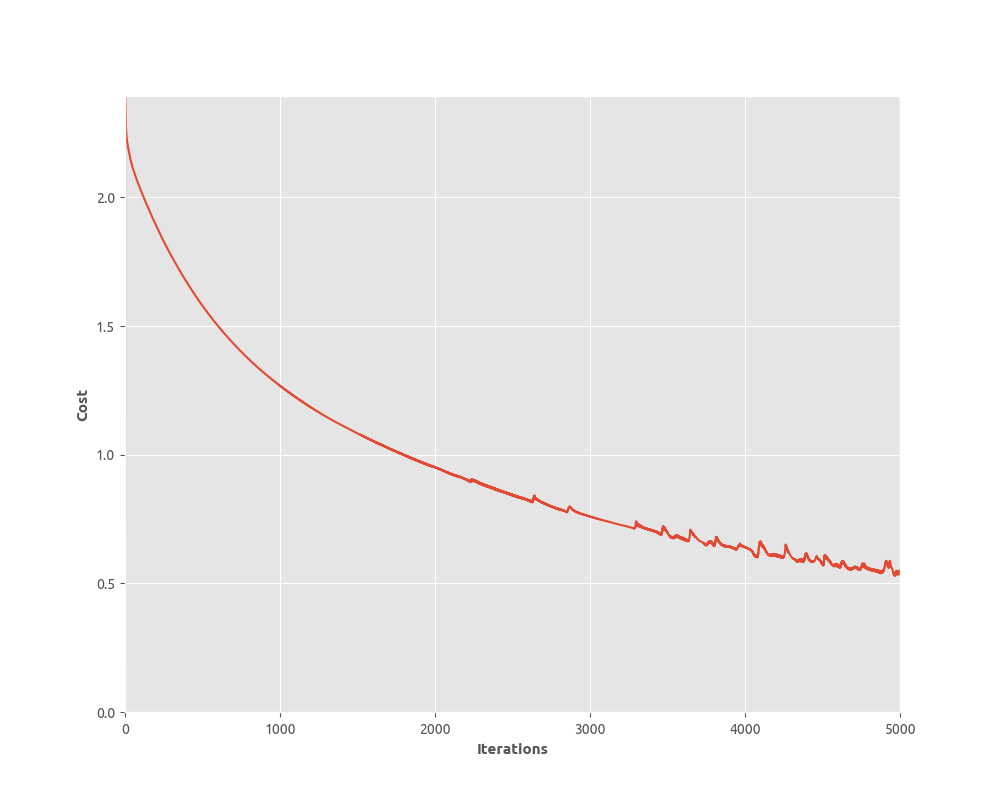

Recreate this plot in Python.
import glob
import os
import librosa
import numpy as np
import matplotlib.pyplot as plt
from matplotlib.pyplot import specgram
import tensorflow as tf
from sklearn.metrics import precision_recall_fscore_support


plt.style.use('ggplot')

plt.rcParams['font.family'] = 'serif'
plt.rcParams['font.serif'] = 'Ubuntu'
plt.rcParams['font.monospace'] = 'Ubuntu Mono'
plt.rcParams['font.size'] = 12
plt.rcParams['axes.labelsize'] = 11
plt.rcParams['axes.labelweight'] = 'bold'
plt.rcParams['axes.titlesize'] = 14
plt.rcParams['xtick.labelsize'] = 10
plt.rcParams['ytick.labelsize'] = 10
plt.rcParams['legend.fontsize'] = 11
plt.rcParams['figure.titlesize'] = 13


def load_sound_files(file_paths):
    raw_sounds = []
    for fp in file_paths:
        X, sr = librosa.load(fp)
        raw_sounds.append(X)
    return raw_sounds


def plot_waves(sound_names, raw_sounds):
    i = 1
    fig = plt.figure(figsize=(25, 60), dpi=900)
    for n, f in zip(sound_names, raw_sounds):
        plt.subplot(10, 1, i)
        librosa.display.waveplot(np.array(f), sr=22050)
        plt.title(n.title())
        i += 1
    plt.suptitle('Figure 1: Waveplot', x=0.5, y=0.915, fontsize=18)
    plt.show()


def plot_specgram(sound_names, raw_sounds):
    i = 1
    fig = plt.figure(figsize=(25, 60), dpi=900)
    for n, f in zip(sound_names, raw_sounds):
        plt.subplot(10, 1, i)
        specgram(np.array(f), Fs=22050)
        plt.title(n.title())
        i += 1
    plt.suptitle('Figure 2: Spectrogram', x=0.5, y=0.915, fontsize=18)
    plt.show()


def plot_log_power_specgram(sound_names, raw_sounds):
    i = 1
    fig = plt.figure(figsize=(25, 60), dpi=900)
    for n,f in zip(sound_names, raw_sounds):
        plt.subplot(10, 1, i)
        D = librosa.logamplitude(np.abs(librosa.stft(f))**2, ref_power=np.max)
        librosa.display.specshow(D, x_axis='time', y_axis='log')
        plt.title(n.title())
        i += 1
    plt.suptitle('Figure 3: Log power spectrogram', x=0.5, y=0.915, fontsize=18)
    plt.show()


def extract_feature(file_name):
    X, sample_rate = librosa.load(file_name)
    stft = np.abs(librosa.stft(X))
    mfccs = np.mean(librosa.feature.mfcc(
        y=X,
        sr=sample_rate,
        n_mfcc=40).T,
        axis=0)
    chroma = np.mean(librosa.feature.chroma_stft(
        S=stft,
        sr=sample_rate).T,
        axis=0)
    mel = np.mean(librosa.feature.melspectrogram(
        X,
        sr=sample_rate).T,
        axis=0)
    contrast = np.mean(librosa.feature.spectral_contrast(
        S=stft,
        sr=sample_rate).T,
        axis=0)
    tonnetz = np.mean(librosa.feature.tonnetz(
        y=librosa.effects.harmonic(X),
        sr=sample_rate).T,
        axis=0)
    return mfccs, chroma, mel, contrast, tonnetz


def parse_audio_files(parent_dir, sub_dirs, file_ext='*.wav'):
    features, labels = np.empty((0, 193)), np.empty(0)
    for label, sub_dir in enumerate(sub_dirs):
        for fn in glob.glob(os.path.join(parent_dir, sub_dir, file_ext)):
            print(fn)
            try:
                mfccs, chroma, mel, contrast, tonnetz = extract_feature(fn)
                ext_features = np.hstack([mfccs, chroma, mel, contrast, tonnetz])
                features = np.vstack([features, ext_features])
                labels = np.append(labels, fn.split('/')[3].split('-')[1])
            except:
                continue
    return np.array(features), np.array(labels, dtype=np.int)


def one_hot_encode(labels):
    n_labels = len(labels)
    n_unique_labels = len(np.unique(labels))
    one_hot_encode = np.zeros((n_labels, n_unique_labels))
    one_hot_encode[np.arange(n_labels), labels] = 1
    return one_hot_encode


# sound_file_paths = ["57320-0-0-7.wav", "24074-1-0-3.wav", "15564-2-0-1.wav",
#                     "31323-3-0-1.wav", "46669-4-0-35.wav", "89948-5-0-0.wav",
#                     "46656-6-0-0.wav", "103074-7-3-2.wav", "106905-8-0-0.wav",
#                     "108041-9-0-4.wav"]
# sound_names = ["air conditioner", "car horn", "children playing", "dog bark",
#                "drilling", "engine idling", "gun shot", "jackhammer", "siren",
#                "street music"]

# raw_sounds = load_sound_files(sound_file_paths)


# plot_waves(sound_names, raw_sounds)
# plot_specgram(sound_names, raw_sounds)
# plot_log_power_specgram(sound_names, raw_sounds)

parent_dir = 'UrbanSound8K/audio/'

sub_dirs = ['fold1', 'fold2', 'fold3',
            'fold4', 'fold5', 'fold6',
            'fold7', 'fold8', 'fold9',
            'fold10']
features, labels = parse_audio_files(parent_dir, sub_dirs)


labels = one_hot_encode(labels)

train_test_split = np.random.rand(len(features)) < 0.70
train_x = features[train_test_split]
train_y = labels[train_test_split]
test_x = features[~train_test_split]
test_y = labels[~train_test_split]

training_epochs = 5000
n_dim = features.shape[1]
n_classes = 10
n_hidden_units_one = 280
n_hidden_units_two = 300
sd = 1 / np.sqrt(n_dim)
learning_rate = 0.01


X = tf.placeholder(tf.float32, [None, n_dim])
Y = tf.placeholder(tf.float32, [None, n_classes])

W_1 = tf.Variable(tf.random_normal([n_dim, n_hidden_units_one], mean=0, stddev=sd))
b_1 = tf.Variable(tf.random_normal([n_hidden_units_one], mean=0, stddev=sd))
h_1 = tf.nn.tanh(tf.matmul(X,W_1) + b_1)


W_2 = tf.Variable(tf.random_normal([n_hidden_units_one,n_hidden_units_two], mean = 0, stddev=sd))
b_2 = tf.Variable(tf.random_normal([n_hidden_units_two], mean = 0, stddev=sd))
h_2 = tf.nn.sigmoid(tf.matmul(h_1,W_2) + b_2)


W = tf.Variable(tf.random_normal([n_hidden_units_two,n_classes], mean = 0, stddev=sd))
b = tf.Variable(tf.random_normal([n_classes], mean = 0, stddev=sd))
y_ = tf.nn.softmax(tf.matmul(h_2,W) + b)

init = tf.global_variables_initializer()

cost_function = tf.reduce_mean(-tf.reduce_sum(Y * tf.log(y_), reduction_indices=[1])) 
optimizer = tf.train.GradientDescentOptimizer(learning_rate).minimize(cost_function)

correct_prediction = tf.equal(tf.argmax(y_,1), tf.argmax(Y,1))
accuracy = tf.reduce_mean(tf.cast(correct_prediction, tf.float32))


cost_history = np.empty(shape=[1],dtype=float)
y_true, y_pred = None, None
with tf.Session() as sess:
    writer = tf.summary.FileWriter('graphs/mlp/', sess.graph)
    sess.run(init)
    for epoch in range(training_epochs):            
        _,cost = sess.run([optimizer,cost_function],feed_dict={X:train_x,Y:train_y})
        cost_history = np.append(cost_history,cost)
    
    y_pred = sess.run(tf.argmax(y_,1),feed_dict={X: test_x})
    y_true = sess.run(tf.argmax(test_y,1))


fig = plt.figure(figsize=(10,8))
plt.plot(cost_history)
plt.ylabel("Cost")
plt.xlabel("Iterations")
plt.axis([0,training_epochs,0,np.max(cost_history)])
plt.show()

p,r,f,s = precision_recall_fscore_support(y_true, y_pred, average='micro')
print("F-Score:", round(f,3))
